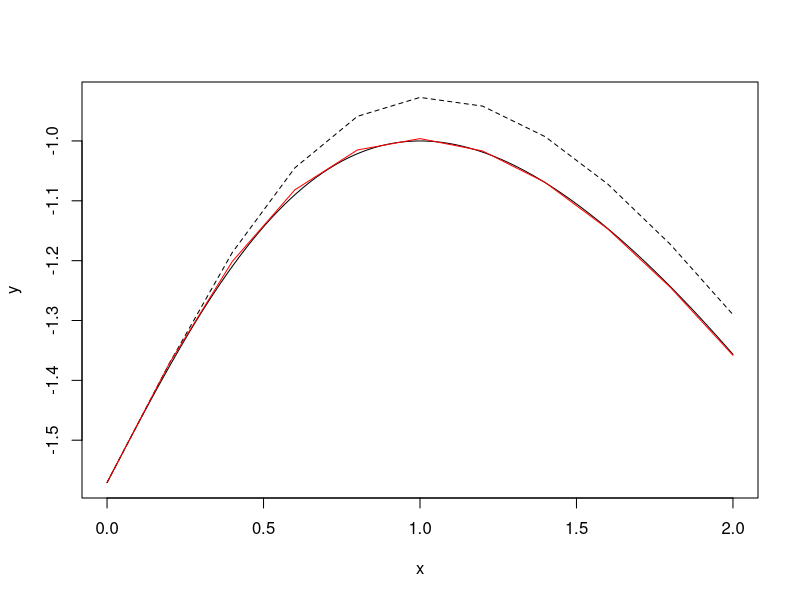

R code for this plot:
f = function(x) {
    temp = x*x;
    -asin((1-temp)/(1+temp))-x;
}

et = function(b,n) {
  h = b/n;
  x = rep(0,n+1);
  y =  rep(0,n+1);
  eul =  rep(0,n+1);
  tay =  rep(0,n+1);
  x[1] = 0;
  eul[1] = tay[1] = -pi/2;

  for(i in 2:(n+1)) {  
    x[i] = x[i-1] + h;

    D0 = eul[i-1];
    D1 = -sin(x[i-1]+D0);

    eul[i] = D0 + h*D1;
    
    D0 = tay[i-1];
    D1 = -sin(x[i-1]+D0);
    D2 = -cos(x[i-1]+D0)*(1+D1)
    tay[i] = D0 + h*D1 +h*h*D2/2;
  }
  return(list(x=x,eul=eul,tay=tay))
}

b=2
xhi = seq(0,b,len=100)
yhi = f(xhi)
result=et(b,10)
png('image/et2_10.png')
plot(xhi,yhi,xlab="x", ylab="y", type="l", lty=1,xlim=c(0,b),ylim=range(yhi,result$eul,result$tay));
lines(result$x,result$eul,lty=2);
lines(result$x,result$tay,col='red');
dev.off()

leg  = function() {
  legend(locator(),leg=c("True","Euler","Taylor2"),lty=1:3)
}


